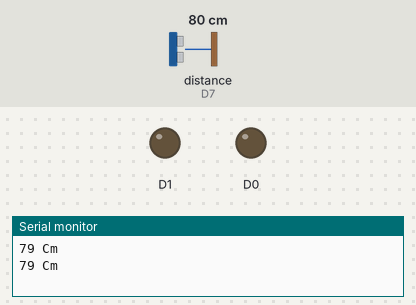
Recording of a sketch running on a simulated ESP8266 (NodeMCU). On the bench: output pins drawn as LEDs (lit = HIGH), the last lines printed to the serial monitor. Wiring (inferred from the names in the program): ultrasonic range finder: trigger D6; echo D7. Dashed ring = blinking. The test bench sets the inputs (shaded band); at power-on: distance to the obstacle (sensor on D7) 80 cm. The echo pulse lasts 58.3 µs per cm; pins used as bus, display or sensor lines are not drawn.

Above: at 1.8 s.
1.9 s: distance to the obstacle (sensor on D7) set to 33 cm
4.2 s: distance to the obstacle (sensor on D7) set to 27 cm
At 6.9 s:
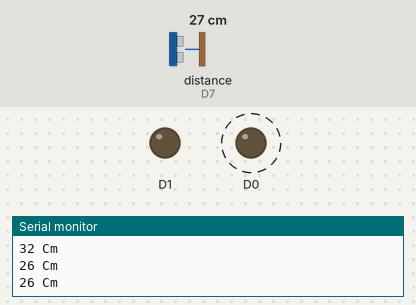
8.3 s: distance to the obstacle (sensor on D7) set to 12 cm
At 8.3 s:
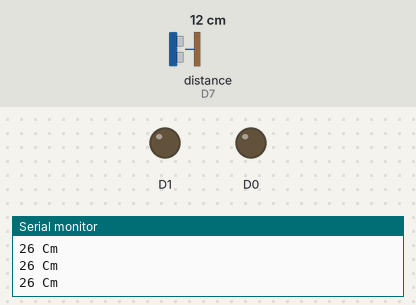
11.8 s: distance to the obstacle (sensor on D7) set to 9 cm
At 13.7 s:
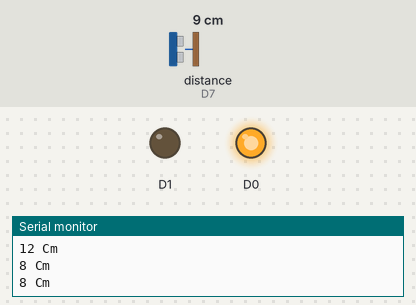
13.8 s: distance to the obstacle (sensor on D7) set to 18 cm
At 16.1 s:
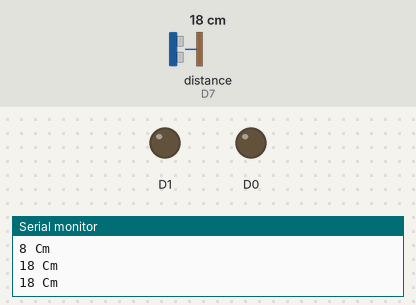
Timing chart, 0 to 17.6 s (numbered marks = the images above; inputs shaded):
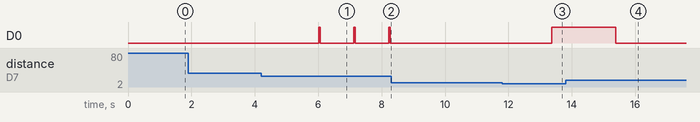

Measured:
- the behaviour switches between 31 and 30 cm on distance to the obstacle (sensor on D7) (found by bisection; images 0 and 1)
- the behaviour switches between 11 and 10 cm on distance to the obstacle (sensor on D7) (found by bisection; images 2 and 3)
- after the input at 4.2 s, D0: alternates HIGH for 0.05 s and LOW for 1.1 s, starting after 1.8 s
- after the input at 8.3 s, D0: stops changing and stays LOW
- after the input at 11.8 s, D0: LOW → HIGH after 1.6 s
- after the input at 13.8 s, D0: HIGH → LOW after 1.6 s

The sketch:

ultrasonic_sound.ino
```cpp
#define TRIGGER D6   // NodeMCU Pin D6 > TRIGGER
#define ECHO    D7   // NodeMCU Pin D7 > ECHO
 long duration, distance;
void setup() // Code under this setup run once.
{
  Serial.begin (9600);          // Set Baud rate to 9600
  pinMode(TRIGGER, OUTPUT);     // Declaring D6 pin as an output.
  pinMode(ECHO, INPUT);  // Declaring D7 pin as an output.
  pinMode(D0,OUTPUT);
  pinMode(D1,OUTPUT);
  }

void loop() // Code under this loop runs forever.
{


  digitalWrite(TRIGGER, LOW);     // Making TRIGGER LOW.
  delayMicroseconds(10);

  digitalWrite(TRIGGER, HIGH);    // Making TRIGGER HIGH.
  delayMicroseconds(10);

  digitalWrite(TRIGGER, LOW);     // Making TRIGGER LOW.
  duration = pulseIn(ECHO, HIGH);
  distance = (duration/2)*0.034300;

  Serial.print(distance);
  Serial.println(" Cm");
  delay(1000);  // Some Delay

  if(distance > 20 && distance < 30)
  {
    digitalWrite(D0,1);
    delay(50);
    digitalWrite(D0,0);
    delay(50);
  }
  else if(distance > 10 && distance < 20 )
  {
    digitalWrite(D0,1);
    delay(5);
    digitalWrite(D0,0);
    delay(5);
  }
  else if(distance < 10)
  {
    digitalWrite(D0,1);
  }
}
```
